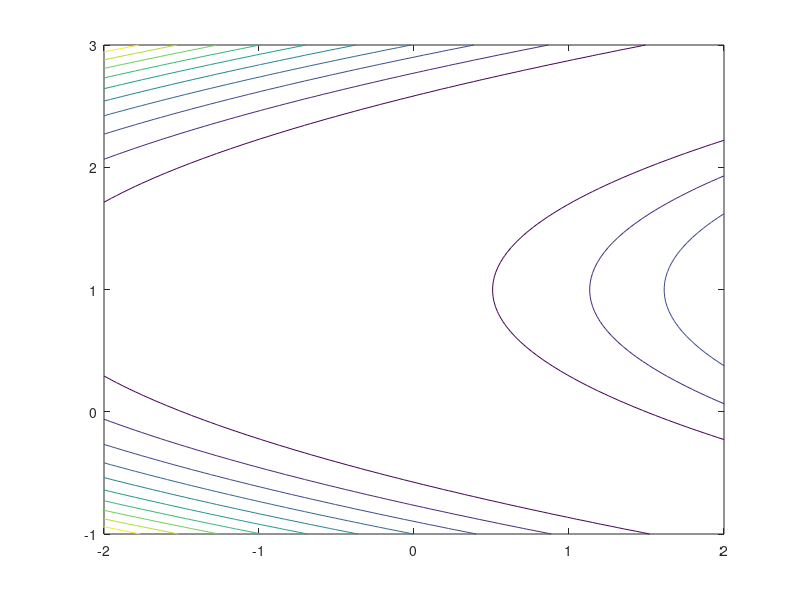

The MATLAB script that drew this image:
% Ronney Aovida, LAB4, ISC4220, March 3rd, Question 2 part 2
function [x1x2] = rosenbrock2(x,x1)

% This plots the contours of the function using the contour function 

if nargin<1
x=linspace(-2,2,100);
x1=linspace(-1,3,100);
end

x1x2=zeros(100);

for i= 1:length(x)
    X=x(i);
    for k= 1:length(x1)
        X1=x1(k);
        x1x2(i,k)= (1-X).^2 + 100.*(X1-X.^2).^2;
        
    end
end


contour(x,x1,x1x2)
end